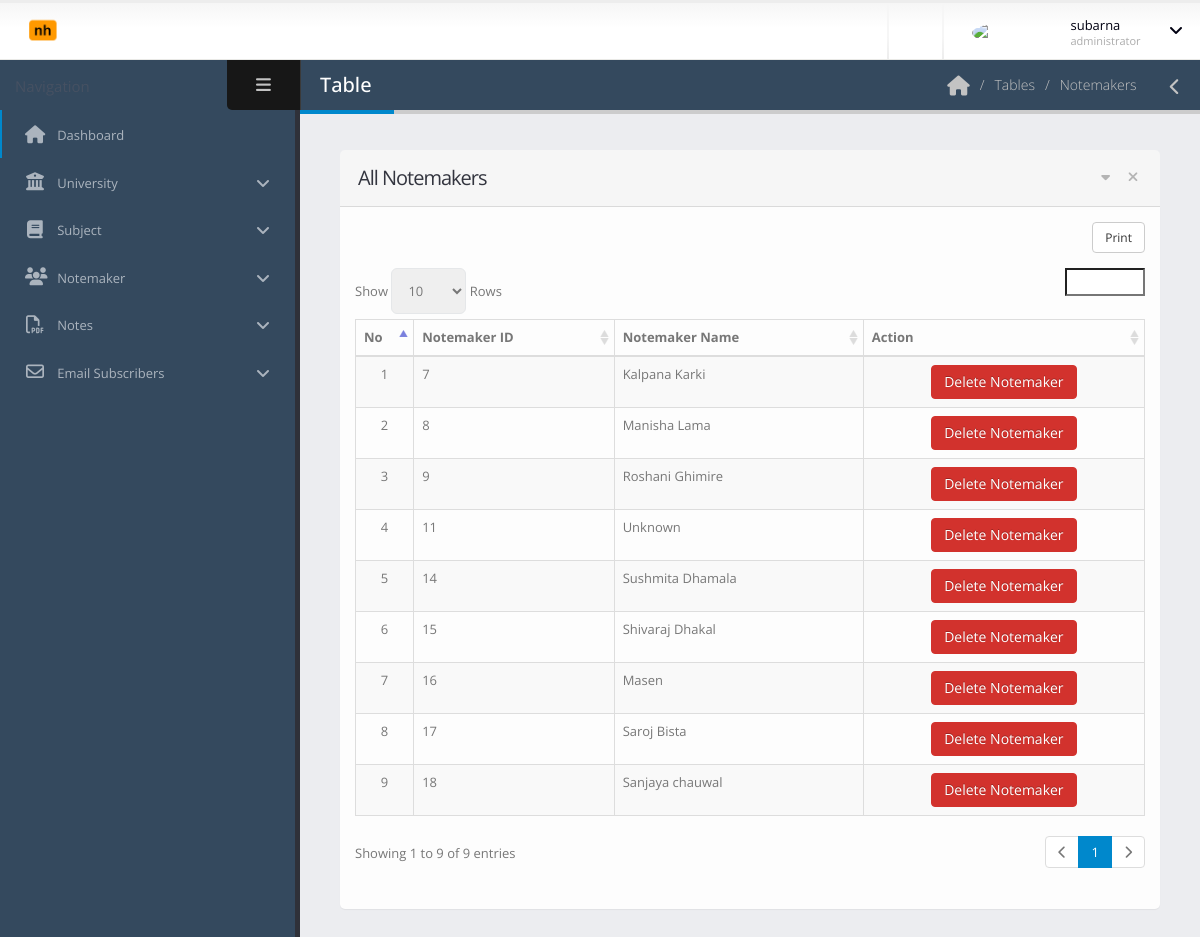
The page /dashboard/notemaker-list.php (signed in) on the database its author committed.
### tables this page shows
CREATE TABLE `notemaker_tables` (
  `notemaker_id` int(11) NOT NULL,
  `notemaker_name` varchar(255) DEFAULT NULL
);

### dashboard/notemaker-list.php (the view, shortened to what this page needs)
<?php include 'template/header.php';
?>
	<body>
		<section class="body">
			<?php include 'template/top-bar.php'; ?>
			<div class="inner-wrapper">
				<?php include 'template/left-bar.php'; ?>
				<section role="main" class="content-body">
					<header class="page-header">
						<h2>Table</h2>
						<div class="right-wrapper pull-right">
							<ol class="breadcrumbs">
								<li>
									<a href="index.php">
										<i class="fa fa-home"></i>
									</a>
								</li>
								<li><span>Tables</span></li>
								<li><span>Notemakers</span></li>
							</ol>
							<a class="sidebar-right-toggle" data-open="sidebar-right"><i class="fa fa-chevron-left"></i></a>
						</div>
					</header>
						<section class="panel">
							<header class="panel-heading">
								<div class="panel-actions">
									<a href="#" class="fa fa-caret-down"></a>
									<a href="#" class="fa fa-times"></a>
								</div>
								<h2 class="panel-title">All Notemakers</h2>
							</header>
							<div class="panel-body">
								<table class="table table-bordered table-striped mb-none" id="datatable-tabletools" data-swf-path="assets/vendor/jquery-datatables/extras/TableTools/swf/copy_csv_xls_pdf.swf">
									<thead>
										<tr>
											<th>No</th>
											<th>Notemaker ID</th>
											<th>Notemaker Name</th>
											<th class="hidden-phone">Action</th>
										</tr>
									</thead>
									<tbody>
										<?php
										$count = 1;
										$con = connect();
										$sql = "SELECT * FROM `notemaker_tables`;";
										$result = $con->query($sql);
										foreach ($result as $r) {
										?>
										<tr class="gradeX">
											<td class="center hidden-phone"><?php echo $count; ?></td>
											<td><?php echo $r['notemaker_id']; ?></td>
											<td><?php echo $r['notemaker_name']; ?></td>
											<td class="center hidden-phone">
												<a href="delete-notemaker.php?notemaker_id=<?php echo $r['notemaker_id']; ?>" class="btn btn-danger"  onclick="if (!Done()) return false; ">Delete Notemaker</a>
											</td>
										</tr>
										<?php $count++; } ?>
									</tbody>
								</table>
							</div>
						</section>
				</section>
			</div>
		</section>
	</body>
</html>

### dashboard/template/header.php (shortened to what this page needs)
<!doctype html>
<html class="fixed">
	<head>
		<link rel="stylesheet" href="assets/vendor/bootstrap/css/bootstrap.css" />
		<link rel="stylesheet" href="assets/vendor/font-awesome/css/font-awesome.css" />
		<link rel="stylesheet" href="assets/vendor/magnific-popup/magnific-popup.css" />
		<link rel="stylesheet" href="assets/vendor/bootstrap-datepicker/css/datepicker3.css" />
		<link rel="stylesheet" href="assets/vendor/jquery-ui/css/ui-lightness/jquery-ui-1.10.4.custom.css" />
		<link rel="stylesheet" href="assets/vendor/bootstrap-multiselect/bootstrap-multiselect.css" />
		<link rel="stylesheet" href="assets/vendor/morris/morris.css" />
		<link rel="stylesheet" href="assets/vendor/select2/select2.css" />
		<link rel="stylesheet" href="assets/vendor/jquery-datatables-bs3/assets/css/datatables.css" />
		<link rel="stylesheet" href="assets/stylesheets/theme.css" />
		<link rel="stylesheet" href="assets/stylesheets/skins/default.css" />
		<link rel="stylesheet" href="assets/stylesheets/theme-custom.css">
        <link href="https://unpkg.com/dropzone@6.0.0-beta.1/dist/dropzone.css" rel="stylesheet" type="text/css" />
	</head>

### dashboard/template/top-bar.php (shortened to what this page needs)
<header class="header">
				<div class="logo-container">
					<a href="index.php" class="logo">
						<img src="assets/images/logo.png" height="35" alt="JSOFT Admin" />
					</a>
				</div>
				<div class="header-right">
					<span class="separator"></span>
					<span class="separator"></span>
					<div id="userbox" class="userbox">
						<a href="#" data-toggle="dropdown">
							<figure class="profile-picture">
								<img src="assets/images/!logged-user.jpg" alt="Joseph Doe" class="img-circle" data-lock-picture="assets/images/!logged-user.jpg" />
							</figure>
							<div class="profile-info" data-lock-name="John Doe" data-lock-email="johndoe@JSOFT.com">
								<span class="name"><?php echo $_SESSION['name']; ?></span>
								<span class="role">administrator</span>
							</div>
							<i class="fa custom-caret"></i>
						</a>
					</div>
				</div>
			</header>

### dashboard/template/left-bar.php (shortened to what this page needs)
<aside id="sidebar-left" class="sidebar-left">
	<div class="sidebar-header">
		<div class="sidebar-title">
		</div>
		<div class="sidebar-toggle hidden-xs" data-toggle-class="sidebar-left-collapsed" data-target="html" data-fire-event="sidebar-left-toggle">
			<i class="fa fa-bars" aria-label="Toggle sidebar"></i>
		</div>
	</div>
	<div class="nano">
		<div class="nano-content">
			<nav id="menu" class="nav-main" role="navigation">
				<ul class="nav nav-main">
				<?php if((isset($_SESSION['isLoggedIn']) && $_SESSION['role'] == 1)){ ?>
					<li class="nav-active">
						<a href="index.php" >
							<i class="fa fa-home" aria-hidden="true"></i>
							<span>Dashboard</span>
						</a>
					</li>
					<?php } ?>
					<?php if((isset($_SESSION['isLoggedIn']) && $_SESSION['role'] == 1)){ ?>
					<li class="nav-parent">
						<a>
							<i class="fa fa-university" aria-hidden="true"></i>
							<span>University</span>
						</a>
					</li>
					<?php } ?>
					<?php if((isset($_SESSION['isLoggedIn']) && $_SESSION['role'] == 1)){ ?>
					<li class="nav-parent">
						<a>
							<i class="fa fa-book" aria-hidden="true"></i>
							<span>Subject</span>
						</a>
					</li>
					<?php } ?>
					<?php if((isset($_SESSION['isLoggedIn']) && $_SESSION['role'] == 1)){ ?>
					<li class="nav-parent">
						<a>
							<i class="fa fa-users" aria-hidden="true"></i>
							<span>Notemaker</span>
						</a>
					</li>
					<?php } ?>
					<?php if((isset($_SESSION['isLoggedIn']) && $_SESSION['role'] == 1)){ ?>
					<li class="nav-parent">
						<a>
							<i class="fa fa-file-pdf-o" aria-hidden="true"></i>
							<span>Notes</span>
						</a>
					</li>
					<?php } ?>
					<?php if((isset($_SESSION['isLoggedIn']) && $_SESSION['role'] == 1)){ ?>
					<li class="nav-parent">
						<a>
							<i class="fa fa-envelope-o" aria-hidden="true"></i>
							<span>Email Subscribers</span>
						</a>
					</li>
					<?php } ?>
				</ul>
			</nav>
			<hr class="separator" />
		</div>
	</div>
</aside>

### dashboard/assets/stylesheets/skins/default.css (style rules this page uses)
a, .btn-link { color: #0088cc; }
body .btn-danger { color: #ffffff; text-shadow: 0 -1px 0 rgba(0, 0, 0, 0.25); background-color: #d2322d; border-color: #d2322d; }
.page-header h2 { border-bottom-color: #0088cc; }
ul.nav-main > li.nav-active > a { box-shadow: 2px 0 0 #0088cc inset; }

### rows shown on the page
notemaker_tables: notemaker_id "7", notemaker_name "Kalpana Karki"
notemaker_tables: notemaker_id "8", notemaker_name "Manisha Lama"
notemaker_tables: notemaker_id "9", notemaker_name "Roshani Ghimire"
notemaker_tables: notemaker_id "11", notemaker_name "Unknown"
notemaker_tables: notemaker_id "14", notemaker_name "Sushmita Dhamala"
notemaker_tables: notemaker_id "15", notemaker_name "Shivaraj Dhakal"
notemaker_tables: notemaker_id "16", notemaker_name "Masen"
notemaker_tables: notemaker_id "17", notemaker_name "Saroj Bista"
notemaker_tables: notemaker_id "18", notemaker_name "Sanjaya chauwal"

### other values the page prints
$_SESSION['name'] "subarna"
